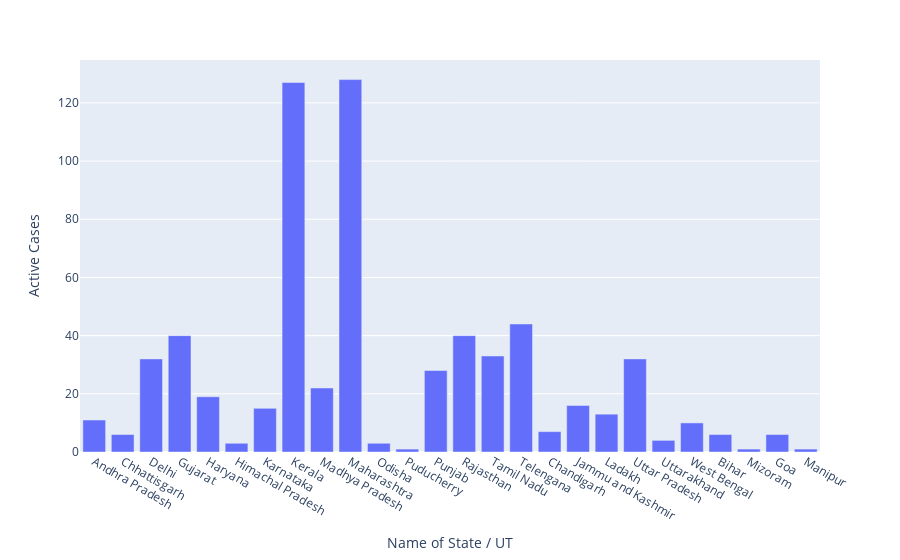

Source (notebook cell):
### Markdown cell above
# Plotly Express Vis

### Code cell
px.bar(df, x = 'Name of State / UT', y = 'Active Cases')

### Figure 1 — Plotly figure (JSON) as saved in the notebook; plotly's stock layout.template omitted (floating-point values rounded to 4 significant figures)
{"data": [{"alignmentgroup": "True", "hovertemplate": "Name of State / UT=%{x}<br>Active Cases=%{y}<extra></extra>", "legendgroup": "", "marker": {"color": "#636efa", "pattern": {"shape": ""}}, "name": "", "offsetgroup": "", "orientation": "v", "showlegend": false, "textposition": "auto", "type": "bar", "x": ["Andhra Pradesh", "Chhattisgarh", "Delhi", "Gujarat", "Haryana", "Himachal Pradesh", "Karnataka", "Kerala", "Madhya Pradesh", "Maharashtra", "Odisha", "Puducherry", "Punjab", "Rajasthan", "Tamil Nadu", "Telengana", "Chandigarh", "Jammu and Kashmir", "Ladakh", "Uttar Pradesh", "Uttarakhand", "West Bengal", "Bihar", "Mizoram", "Goa", "Manipur"], "xaxis": "x", "y": [11, 6, 32, 40, 19, 3, 15, 127, 22, 128, 3, 1, 28, 40, 33, 44, 7, 16, 13, 32, 4, 10, 6, 1, 6, 1], "yaxis": "y"}], "layout": {"barmode": "relative", "legend": {"tracegroupgap": 0}, "margin": {"t": 60}, "xaxis": {"anchor": "y", "domain": [0, 1], "title": {"text": "Name of State / UT"}}, "yaxis": {"anchor": "x", "domain": [0, 1], "title": {"text": "Active Cases"}}}}
